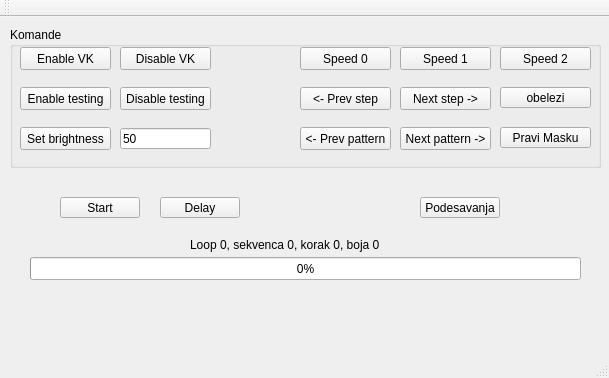
<?xml version="1.0" encoding="UTF-8"?>
<ui version="4.0">
 <class>MainWindow</class>
 <widget class="QMainWindow" name="MainWindow">
  <property name="geometry">
   <rect>
    <x>0</x>
    <y>0</y>
    <width>609</width>
    <height>378</height>
   </rect>
  </property>
  <property name="windowTitle">
   <string>MainWindow</string>
  </property>
  <widget class="QWidget" name="centralWidget">
   <widget class="QGroupBox" name="group">
    <property name="geometry">
     <rect>
      <x>10</x>
      <y>10</y>
      <width>591</width>
      <height>141</height>
     </rect>
    </property>
    <property name="title">
     <string>Komande</string>
    </property>
    <widget class="QPushButton" name="enableVKBtn">
     <property name="geometry">
      <rect>
       <x>10</x>
       <y>20</y>
       <width>91</width>
       <height>23</height>
      </rect>
     </property>
     <property name="text">
      <string>Enable VK</string>
     </property>
    </widget>
    <widget class="QPushButton" name="disableVKBtn">
     <property name="geometry">
      <rect>
       <x>110</x>
       <y>20</y>
       <width>91</width>
       <height>23</height>
      </rect>
     </property>
     <property name="text">
      <string>Disable VK</string>
     </property>
    </widget>
    <widget class="QPushButton" name="enableTestBtn">
     <property name="geometry">
      <rect>
       <x>10</x>
       <y>60</y>
       <width>91</width>
       <height>23</height>
      </rect>
     </property>
     <property name="text">
      <string>Enable testing</string>
     </property>
    </widget>
    <widget class="QPushButton" name="disableTestBtn">
     <property name="geometry">
      <rect>
       <x>110</x>
       <y>60</y>
       <width>91</width>
       <height>23</height>
      </rect>
     </property>
     <property name="text">
      <string>Disable testing</string>
     </property>
    </widget>
    <widget class="QPushButton" name="speed0Btn">
     <property name="geometry">
      <rect>
       <x>290</x>
       <y>20</y>
       <width>91</width>
       <height>23</height>
      </rect>
     </property>
     <property name="text">
      <string>Speed 0</string>
     </property>
    </widget>
    <widget class="QPushButton" name="speed1Btn">
     <property name="geometry">
      <rect>
       <x>390</x>
       <y>20</y>
       <width>91</width>
       <height>23</height>
      </rect>
     </property>
     <property name="text">
      <string>Speed 1</string>
     </property>
    </widget>
    <widget class="QPushButton" name="speed2Btn">
     <property name="geometry">
      <rect>
       <x>490</x>
       <y>20</y>
       <width>91</width>
       <height>23</height>
      </rect>
     </property>
     <property name="text">
      <string>Speed 2</string>
     </property>
    </widget>
    <widget class="QPushButton" name="nextStepBtn">
     <property name="geometry">
      <rect>
       <x>390</x>
       <y>60</y>
       <width>91</width>
       <height>23</height>
      </rect>
     </property>
     <property name="text">
      <string>Next step -&gt;</string>
     </property>
    </widget>
    <widget class="QPushButton" name="prevStepBtn">
     <property name="geometry">
      <rect>
       <x>290</x>
       <y>60</y>
       <width>91</width>
       <height>23</height>
      </rect>
     </property>
     <property name="text">
      <string>&lt;- Prev step</string>
     </property>
    </widget>
    <widget class="QPushButton" name="nextPatternBtn">
     <property name="geometry">
      <rect>
       <x>390</x>
       <y>100</y>
       <width>91</width>
       <height>23</height>
      </rect>
     </property>
     <property name="text">
      <string>Next pattern -&gt;</string>
     </property>
    </widget>
    <widget class="QPushButton" name="prevPatternBtn">
     <property name="geometry">
      <rect>
       <x>290</x>
       <y>100</y>
       <width>91</width>
       <height>23</height>
      </rect>
     </property>
     <property name="text">
      <string>&lt;- Prev pattern</string>
     </property>
    </widget>
    <widget class="QPushButton" name="brightBtn">
     <property name="geometry">
      <rect>
       <x>10</x>
       <y>100</y>
       <width>91</width>
       <height>23</height>
      </rect>
     </property>
     <property name="text">
      <string>Set brightness</string>
     </property>
    </widget>
    <widget class="QLineEdit" name="brightLineEdit">
     <property name="geometry">
      <rect>
       <x>110</x>
       <y>101</y>
       <width>91</width>
       <height>21</height>
      </rect>
     </property>
     <property name="text">
      <string>50</string>
     </property>
     <property name="maxLength">
      <number>3</number>
     </property>
    </widget>
    <widget class="QPushButton" name="obeleziBtn">
     <property name="geometry">
      <rect>
       <x>490</x>
       <y>60</y>
       <width>91</width>
       <height>21</height>
      </rect>
     </property>
     <property name="text">
      <string>obelezi</string>
     </property>
    </widget>
    <widget class="QPushButton" name="praviMaskuBtn">
     <property name="geometry">
      <rect>
       <x>490</x>
       <y>100</y>
       <width>91</width>
       <height>21</height>
      </rect>
     </property>
     <property name="text">
      <string>Pravi Masku</string>
     </property>
    </widget>
   </widget>
   <widget class="QProgressBar" name="progressBar">
    <property name="geometry">
     <rect>
      <x>30</x>
      <y>240</y>
      <width>551</width>
      <height>23</height>
     </rect>
    </property>
    <property name="value">
     <number>0</number>
    </property>
   </widget>
   <widget class="QLabel" name="label_4">
    <property name="geometry">
     <rect>
      <x>190</x>
      <y>220</y>
      <width>231</width>
      <height>16</height>
     </rect>
    </property>
    <property name="text">
     <string>Loop 0, sekvenca 0, korak 0, boja 0</string>
    </property>
   </widget>
   <widget class="QPushButton" name="podesavanjaBtn">
    <property name="geometry">
     <rect>
      <x>420</x>
      <y>180</y>
      <width>80</width>
      <height>21</height>
     </rect>
    </property>
    <property name="text">
     <string>Podesavanja</string>
    </property>
   </widget>
   <widget class="QPushButton" name="startBtn">
    <property name="geometry">
     <rect>
      <x>60</x>
      <y>180</y>
      <width>80</width>
      <height>21</height>
     </rect>
    </property>
    <property name="text">
     <string>Start</string>
    </property>
   </widget>
   <widget class="QPushButton" name="nadjiDelay">
    <property name="geometry">
     <rect>
      <x>160</x>
      <y>180</y>
      <width>80</width>
      <height>21</height>
     </rect>
    </property>
    <property name="text">
     <string>Delay</string>
    </property>
   </widget>
  </widget>
  <widget class="QMenuBar" name="menuBar">
   <property name="geometry">
    <rect>
     <x>0</x>
     <y>0</y>
     <width>609</width>
     <height>20</height>
    </rect>
   </property>
  </widget>
  <widget class="QToolBar" name="mainToolBar">
   <attribute name="toolBarArea">
    <enum>TopToolBarArea</enum>
   </attribute>
   <attribute name="toolBarBreak">
    <bool>false</bool>
   </attribute>
  </widget>
  <widget class="QStatusBar" name="statusBar"/>
 </widget>
 <layoutdefault spacing="6" margin="11"/>
 <resources/>
 <connections/>
</ui>
